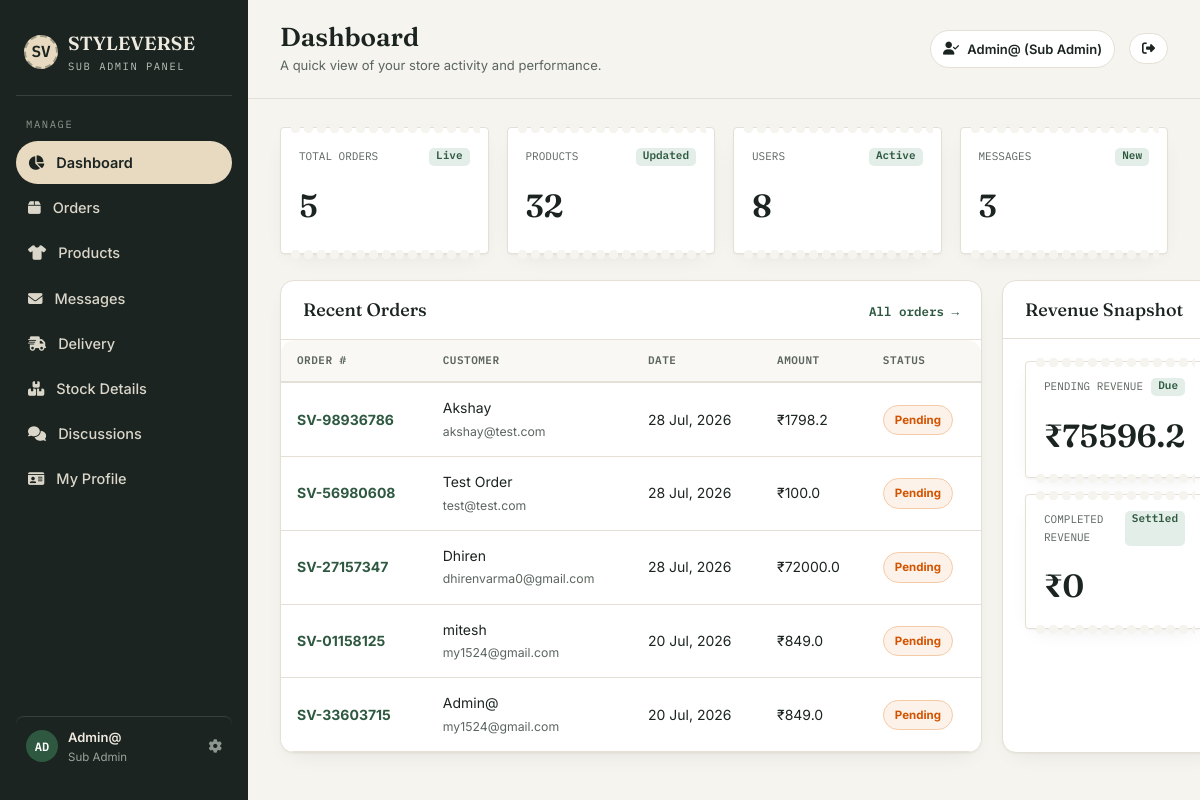
Page /admin-panel/ (signed in) on the earlier database version.
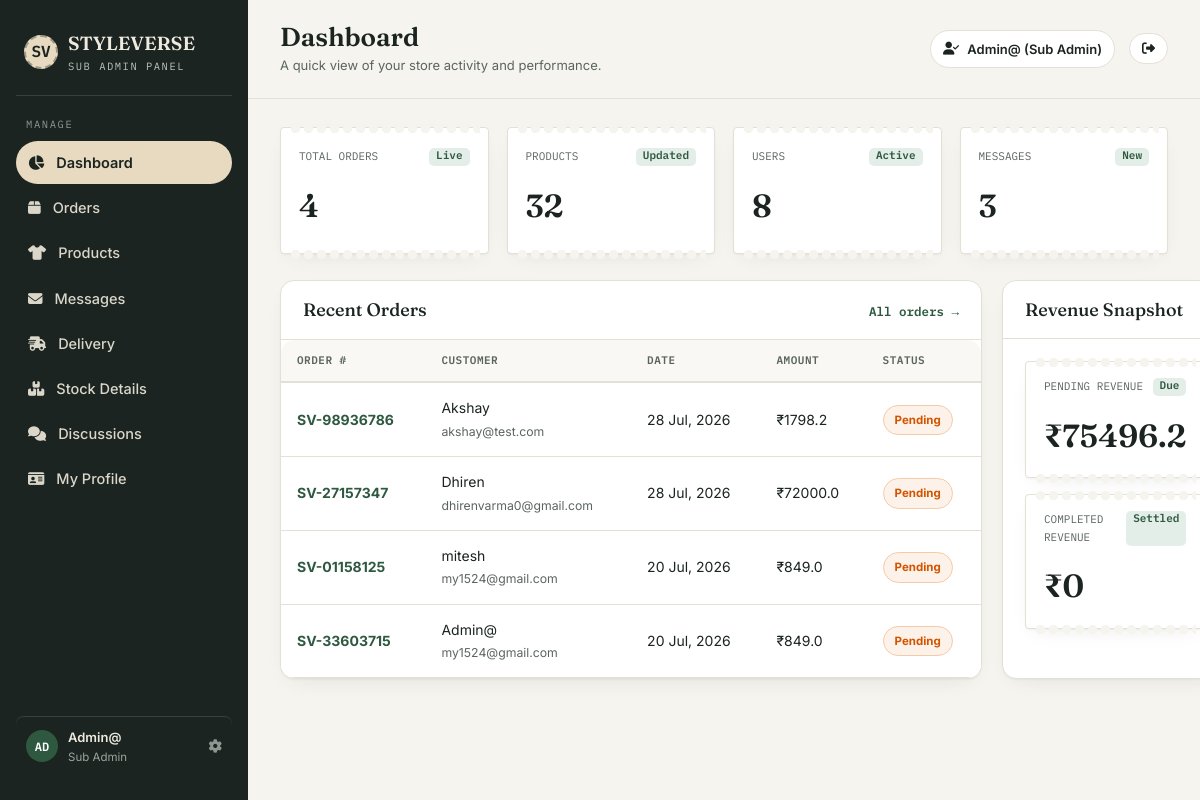
Same page on the later database version.
### shopapp/models.py (models this page shows, shortened)
class Order(models.Model):
    PAYMENT_METHOD_CHOICES = [
        ('cash_on_delivery', 'Cash on Delivery'),
        ('debit_card', 'Debit Card'),
        ('upi', 'UPI / Google Pay'),
        ('net_banking', 'Net Banking'),
        ('paypal', 'PayPal'),
    ]
    PAYMENT_STATUS_CHOICES = [
        ('pending', 'Pending'),
        ('completed', 'Completed'),
        ('cancelled', 'Cancelled'),
    ]
    ORDER_STATUS_CHOICES = [
        ('processing', 'Processing'),
        ('shipped', 'Shipped'),
        ('delivered', 'Delivered'),
        ('cancelled', 'Cancelled'),
    ]
    user            = models.ForeignKey(User, on_delete=models.CASCADE, related_name='orders')
    order_number    = models.CharField(max_length=20, unique=True, blank=True)
    name            = models.CharField(max_length=100)
    email           = models.EmailField(max_length=100)
    phone           = models.CharField(max_length=20)
    address         = models.TextField()
    city            = models.CharField(max_length=100)
    state           = models.CharField(max_length=100)
    country         = models.CharField(max_length=100, default='India')
    pincode         = models.CharField(max_length=10)
    payment_method  = models.CharField(max_length=30, choices=PAYMENT_METHOD_CHOICES, default='cash_on_delivery')
    payment_status  = models.CharField(max_length=20, choices=PAYMENT_STATUS_CHOICES, default='pending')
    status          = models.CharField(max_length=20, choices=ORDER_STATUS_CHOICES, default='processing')
    courier_partner = models.CharField(max_length=100, default='STYLEVERSE Express', blank=True)
    tracking_number = models.CharField(max_length=100, blank=True, default='')
    estimated_delivery = models.DateField(null=True, blank=True)
    delivery_notes  = models.TextField(blank=True, default='')
    subtotal        = models.FloatField(default=0)
    discount        = models.FloatField(default=0)
    shipping_cost   = models.FloatField(default=0)
    total_price     = models.FloatField(default=0)
    order_date      = models.DateTimeField(auto_now_add=True)
    updated_date    = models.DateTimeField(null=True, blank=True)
    class Meta:
        ordering = ['-order_date']
    def get_payment_status_display(self):
        return dict(self.PAYMENT_STATUS_CHOICES).get(self.payment_status, self.payment_status)

### subadmin/views.py (the view)
# urls.py: path('', views.admin_index, name='admin_index'),
@admin_required
def admin_index(request):
    total_users    = User.objects.count()
    total_products = Product.objects.count() + Men.objects.count() + Women.objects.count()
    total_orders   = Order.objects.count()
    total_messages = Contact.objects.count()
    pending_total  = Order.objects.filter(payment_status='pending').aggregate(s=Sum('total_price'))['s'] or 0
    completed_total = Order.objects.filter(payment_status='completed').aggregate(s=Sum('total_price'))['s'] or 0
    recent_orders  = Order.objects.order_by('-order_date')[:5]
    if request.user.is_superuser:
        pending_requests = ProductRequest.objects.filter(status='pending').order_by('-created_at')[:5]
    else:
        pending_requests = ProductRequest.objects.filter(user=request.user, status='pending').order_by('-created_at')[:5]
    return render(request, 'sub-admin/dashboard.html', {
        'total_users':      total_users,
        'total_products':   total_products,
        'total_orders':     total_orders,
        'total_messages':   total_messages,
        'pending_total':    pending_total,
        'completed_total':  completed_total,
        'recent_orders':    recent_orders,
        'pending_requests': pending_requests,
    })

### shopapp/context_processors.py (called while the page is built)
def cart_context(request):
    cart = request.session.get('cart', {})
    cart_count = sum(item.get('quantity', 0) for item in cart.values())
    return {'cart_count': cart_count}

def wishlist_context(request):
    wishlist_count = 0
    if request.user.is_authenticated:
        wishlist_count = Wishlist.objects.filter(user=request.user).count()
    return {'wishlist_count': wishlist_count}

def admin_approval_context(request):
    pending_approval_count = 0
    if request.user.is_authenticated and (request.user.is_staff or request.user.is_superuser):
        if request.user.is_superuser:
            pending_approval_count = ProductRequest.objects.filter(status='pending').count()
        else:
            pending_approval_count = ProductRequest.objects.filter(user=request.user, status='pending').count()
    return {'pending_approval_count': pending_approval_count}

### templates/sub-admin/dashboard.html (shortened to what this page needs)
{% extends 'sub-admin/sub_base.html' %}
{% load static %}
{% block page_title %}Dashboard{% endblock %}
{% block page_subtitle %}A quick view of your store activity and performance.{% endblock %}
{% block content %}
<section class="stat-grid">
  <div class="stamp">
    <div class="top-row"><span class="label">Total Orders</span><span class="badge up">Live</span></div>
    <div class="value">{{ total_orders }}</div>
  </div>
  <div class="stamp">
    <div class="top-row"><span class="label">Products</span><span class="badge up">Updated</span></div>
    <div class="value">{{ total_products }}</div>
  </div>
  <div class="stamp">
    <div class="top-row"><span class="label">Users</span><span class="badge up">Active</span></div>
    <div class="value">{{ total_users }}</div>
  </div>
  <div class="stamp">
    <div class="top-row"><span class="label">Messages</span><span class="badge up">New</span></div>
    <div class="value">{{ total_messages }}</div>
  </div>
</section>
<section class="row-2">
  <div class="panel">
    <div class="panel-head">
      <h2>Recent Orders</h2>
      <a href="{% url 'admin_orders' %}" class="link">All orders →</a>
    </div>
    <div class="adm-table-wrap" style="border:0; box-shadow:none; padding:0;">
      <table class="adm-table">
        <thead>
          <tr>
            <th>Order #</th>
            <th>Customer</th>
            <th>Date</th>
            <th>Amount</th>
            <th>Status</th>
          </tr>
        </thead>
        <tbody>
          {% for order in recent_orders %}
          <tr>
            <td style="font-weight:700; color:var(--green);">{{ order.order_number }}</td>
            <td>{{ order.name }}<br><small style="color:var(--ink-soft);">{{ order.email }}</small></td>
            <td>{{ order.order_date|date:"d M, Y" }}</td>
            <td>₹{{ order.total_price }}</td>
            <td><span class="adm-badge badge-{{ order.payment_status }}">{{ order.get_payment_status_display }}</span></td>
          </tr>
          {% empty %}
          <tr>
            <td colspan="5" style="text-align:center;color:var(--ink-soft);padding:32px;">No orders yet.</td>
          </tr>
          {% endfor %}
        </tbody>
      </table>
    </div>
  </div>
  <div class="panel">
    <div class="panel-head">
      <h2>Revenue Snapshot</h2>
    </div>
    <div style="padding:22px; display:flex; flex-direction:column; gap:16px;">
      <div class="stamp" style="padding:16px 18px;">
        <div class="top-row"><span class="label">Pending Revenue</span><span class="badge up">Due</span></div>
        <div class="value">₹{{ pending_total }}</div>
      </div>
      <div class="stamp" style="padding:16px 18px;">
        <div class="top-row"><span class="label">Completed Revenue</span><span class="badge up">Settled</span></div>
        <div class="value">₹{{ completed_total }}</div>
      </div>
    </div>
  </div>
</section>
{% endblock %}

Differences in the rows shown:
removed Order: order_number "SV-56980608", name "Test Order", email "test@test.com", order_date "28 Jul, 2026", total_price "100.0", payment_status "Pending"
Other differences:
{{ total_orders }}: "5" → "4"
{{ pending_total }}: "75596.2" → "75496.2"
